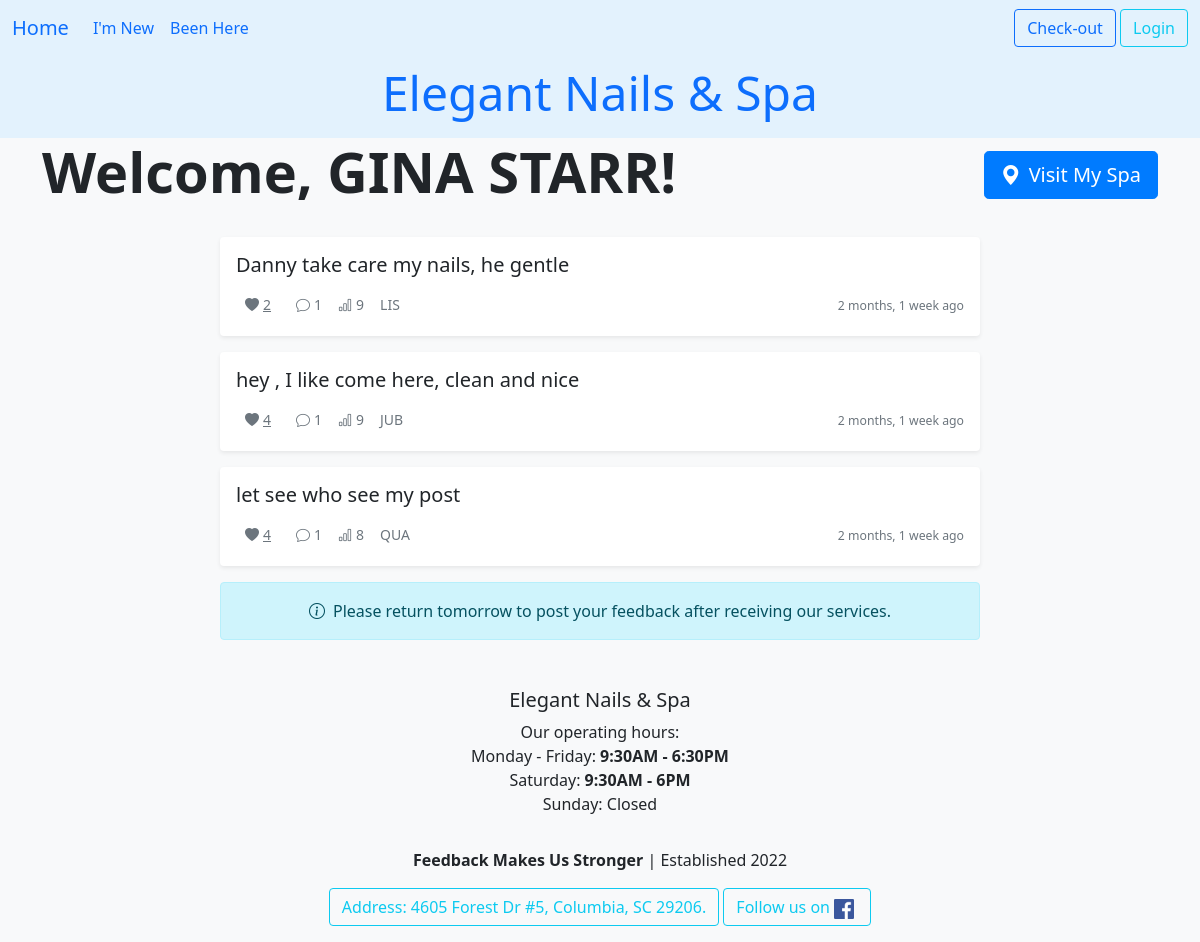
The page /ledger/chat_room/1/ on the database as committed earlier.
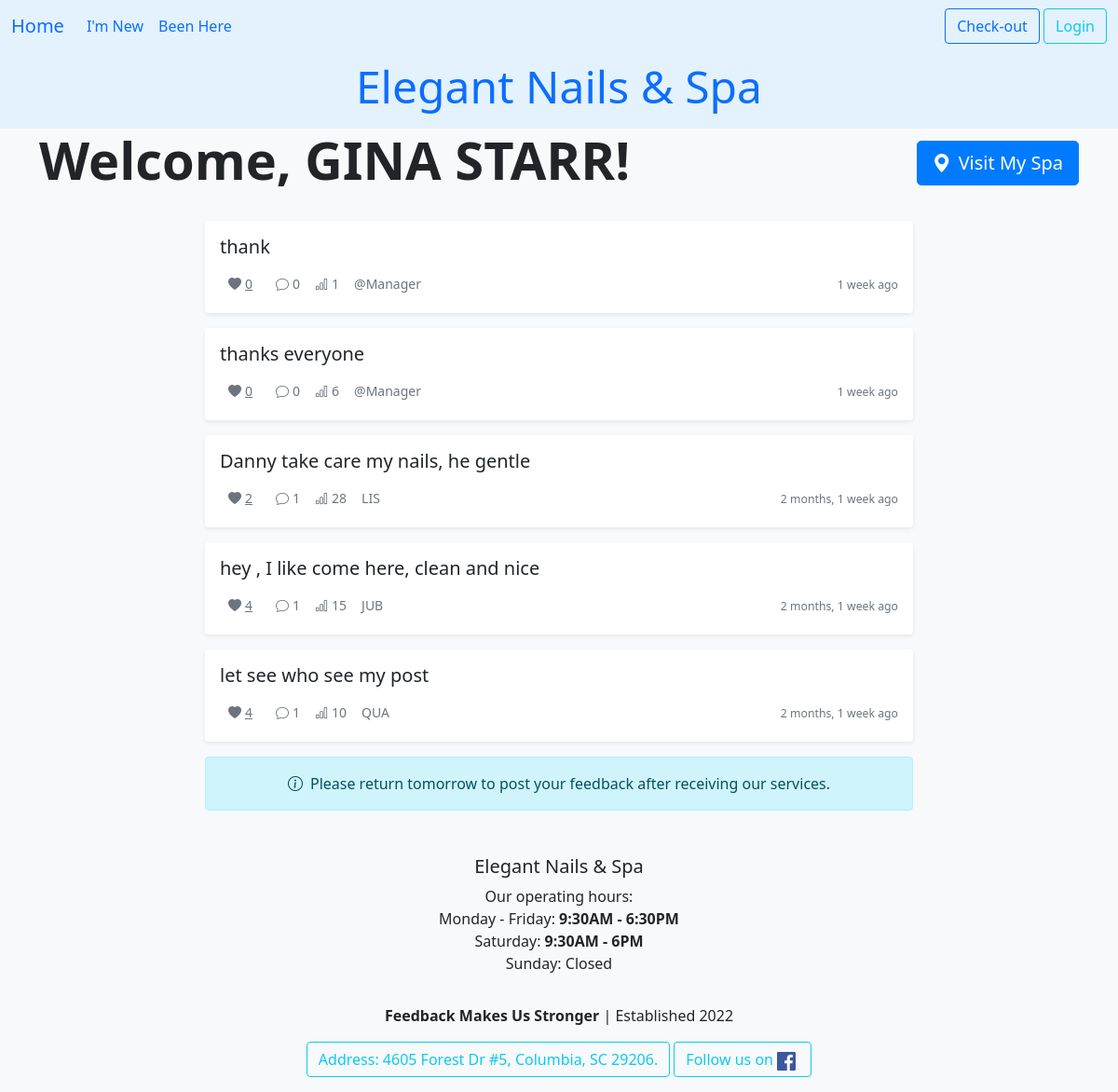
The same page on the database as committed later.
### ledger/models.py (models this page shows, shortened)
class Khach(models.Model):
    class Status(models.TextChoices):
        online = "Confirmed"
        anyone = "Anyone"
        cancel = "Cancel"
    full_name = models.CharField(max_length=25, validators=[MinLengthValidator(5)])
    phone = PhoneNumberField()
    email = models.EmailField(max_length=50, null=True, blank=True, help_text="Enter your email for booking confirmations.")
    technician = models.ForeignKey(Technician, on_delete=models.SET_NULL, null=True, blank=True, related_name='khachs')
    points = models.PositiveIntegerField(default=0)
    first_comes = models.DateTimeField(editable=False,auto_now_add=True)
    desc = models.TextField(max_length=250,blank=True, null=True)
    services = models.ManyToManyField("Service", blank=True, related_name="khachs")
    status = models.CharField(choices=Status.choices, max_length=20, default=Status.online, help_text="Choose anyone as an alternate!")
    day_comes = models.DateField()
    time_at = models.TimeField()
    tag = models.CharField(max_length=20, null=True, blank=True)
    birthday = models.DateField(null=True, blank=True)
    upset_button = models.BooleanField(default=False)
    history = HistoricalRecords()
    class Meta:
        unique_together = ('full_name','phone',)#put email here for production, increase secure for chat
        ordering = ['full_name','-day_comes']
    def can_post_chat(self):
        return self.khachvisits.filter(day_comes__lt=datetime.date.today()).exists()

class Chat(models.Model):
    isNew = models.BooleanField(default=True)
    text = models.TextField(validators=[MinLengthValidator(1, "What's your message.")], max_length=800)
    created_at = models.DateTimeField(auto_now_add=True)
    reply_to = models.ForeignKey('self', on_delete=models.CASCADE, null=True, blank=True, related_name='replies')
    owner = models.ForeignKey(settings.AUTH_USER_MODEL, on_delete=models.CASCADE, related_name="chats", null=True)
    client = models.ForeignKey(Khach, on_delete=models.CASCADE, related_name="client_chats", null=True, blank=True)
    view_count = models.IntegerField(default=0)
    def __str__(self):
        if len(self.text) < 200 : return self.text
        return self.text[:200] + ' ...'
    @property
    def nickName(self):
        if self.client:
            nickname = self.client.full_name[:3]
            return nickname
        return "@Manager"
    @property
    def total_likes(self):
        return self.likes.count()
    @property
    def get_reply_count(self):
        return self.replies.count()

### ledger/views.py (the view)
# urls.py: path('ledger/chat_room/<int:pk>/', views.ChatView.as_view(), name="chat_room"),
class ChatView(View):
    template = "ledger/chat_room.html"
    def get(self, request, pk):
        request.session['client_id'] = pk
        client = get_object_or_404(Khach, id=pk)
        allChat = Chat.objects.filter(reply_to__isnull=True).order_by('-created_at').select_related("client").prefetch_related(
            Prefetch('likes', queryset=Like.objects.filter(client=client), to_attr='current_client_like'),
        )
        allChat = allChat[:75]
        paginator = Paginator(allChat, 25)
        page_number = request.GET.get('page', 1)
        page_obj = paginator.get_page(page_number)
        chat_form = ChatForm()
        context = {
            'page_obj' : page_obj, 'chat_form': chat_form, 'client' : client
        }
        return render(request, self.template, context)

### ledger/templates/ledger/chat_room.html (shortened to what this page needs)
{% extends 'base.html' %}
{% load crispy_forms_tags %}
{% load crispy_forms_filters %}
{% load humanize %}
{% load static %}
{% block heading %}
<div class="d-flex justify-content-between align-items-center mb-4">
    <h1 class="display-4 fw-bold">Welcome, {{ client.full_name }}!</h1>
    <a href="{% url 'ledger:iam_here' client.id %}" class="btn btn-primary btn-lg">
        <i class="bi bi-geo-alt-fill me-2"></i>Visit My Spa
    </a>
</div>
{% endblock %}
{% block content %}
<div class="container-fluid">
    <div class="row justify-content-center">
        <div class="col-lg-8">
            {% for talk in page_obj %}
            <div class="card mb-3 shadow-sm border-0">
                <div class="card-body">
                    <div class="d-flex justify-content-between align-items-center">
                        <a href="{% url 'ledger:chat_detail' talk.id %}" class="text-decoration-none text-dark">
                            <h5 class="card-title mb-1">{{ talk }}</h5>
                        </a>
                    </div>
                    <div class="d-flex align-items-center text-muted small mt-2">
                        <button class="btn btn-sm btn-link text-muted like-button {% if talk.current_client_like %}text-danger{% endif %}"
                                data-chat-id="{{ talk.id }}"
                                data-url="{% url 'ledger:chat_like' talk.id %}">
                            <i class="bi bi-heart-fill me-1"></i><span class="like-count">{{ talk.total_likes }}</span>
                        </button>
                        <span class="ms-3">
                            <i class="bi bi-chat me-1"></i>{{ talk.get_reply_count }}
                        </span>
                        <span class="ms-3">
                            <i class="bi bi-bar-chart me-1"></i>{{ talk.view_count }}
                        </span>
                        <span class="ms-3">
                            {% if talk.owner == user %}
                            <span class="badge bg-primary">@Manager</span>
                            {% else %}
                            <span class="fw-semibold">{{ talk.nickName }}</span>
                            {% endif %}
                        </span>
                        <span class="ms-auto">
                            <small>{{ talk.created_at | naturaltime }}</small>
                        </span>
                    </div>
                </div>
            </div>
            {% empty %}
            <div class="text-center text-muted py-5">
                <i class="bi bi-chat-left-text display-4"></i>
                <p class="mt-3">No chats yet. Be the first to post!</p>
            </div>
            {% endfor %}
            {% if client.can_post_chat %}
            <div class="card mb-4 shadow-sm border-0">
                <div class="card-body">
                    <h5 class="card-title">Share Your Feedback</h5>
                    <form action="{% url 'ledger:chat_create' client.id %}" method="post">
                        {% csrf_token %}
                        <div class="mb-3">
                            {{ chat_form | crispy }}
                        </div>
                        <div class="d-flex justify-content-end">
                            <button type="submit" class="btn btn-primary me-3 w-25">Post</button>
                            <a href="{% url 'ledger:index' %}" class="btn btn-outline-secondary">Cancel</a>
                        </div>
                    </form>
                </div>
            </div>
            {% else %}
            <div class="alert alert-info text-center">
                <i class="bi bi-info-circle me-2"></i>Please return tomorrow to post your feedback after receiving our services.
            </div>
            {% endif %}
        </div>
    </div>
</div>
<link rel="stylesheet" href="{% static 'css/chat.css' %}">
{% endblock %}
{% block footer %}
<div class="text-center py-3 bg-light">
    <strong>Feedback Makes Us Stronger</strong> | Established 2022
</div>
{% endblock %}

### ledger/templates/base.html (shortened to what this page needs)
<!DOCTYPE html>
{% load static %}
<html lang="en">
<head>
    <link href="https://cdn.jsdelivr.net/npm/bootstrap@5.0.2/dist/css/bootstrap.min.css" rel="stylesheet">
    <link rel="stylesheet" href="https://cdn.jsdelivr.net/npm/bootstrap-icons@1.11.3/font/bootstrap-icons.css">
</head>
<body>
    <nav class="navbar navbar-expand-lg" style="background-color: #e3f2fd;">
        <div class="container-fluid">
            <a class="navbar-brand" href="{% url 'ledger:index' %}">Home</a>
            <div class="collapse navbar-collapse" id="navbarSupportedContent">
                <ul class="navbar-nav me-auto mb-2 mb-lg-0">
                    {% if user.is_authenticated %}
                        <li class="nav-item">
                            <a class="nav-link" href="{% url 'ledger:complimentary_list' %}">Complimentary</a>
                        </li>
                        <li class="nav-item">
                            <a class="nav-link" href="{% url 'ledger:all_supplies' %}">Supply</a>
                        </li>
                        <li class="nav-item">
                            <a class="nav-link" href="{% url 'ledger:services' %}">Services</a>
                        </li>
                        <li class="nav-item">
                            <a class="nav-link active" aria-current="page" href="{% url 'ledger:all_employee' %}">All Employee</a>
                        </li>
                        <li class="nav-item">
                            <a class="nav-link" href="{% url 'ledger:user_chat_room' %}">Chat Room</a>
                        </li>
                        <li class="nav-item">
                            <a class="nav-link" href="{% url 'ledger:walkin' %}">Walk In</a>
                        </li>
                        <li class="nav-item">
                            <a class="nav-link" href="{% url 'datHen:listHen' %}">Today Clients</a>
                        </li>
                    {% else %}
                        <li class="nav-item">
                            <a class="nav-link" href="{% url 'datHen:first_step' %}">I'm New</a>
                        </li>
                        <li class="nav-item">
                            <a class="nav-link" href="{% url 'datHen:find_client' %}">Been Here</a>
                        </li>
                    {% endif %}
                </ul>
                <div class="auth-buttons">
                    {% if user.is_authenticated %}
                        <form id="logout-form" method="post" action="{% url 'logout' %}" class="d-inline">
                            {% csrf_token %}
                            <button class="btn btn-outline-info" type="submit">Logout</button>
                        </form>
                    {% else %}
                        <a class="btn btn-outline-primary" href="{% url 'payment:services_for_checkout' %}">Check-out</a>
                        <a class="btn btn-outline-info" href="{% url 'login' %}">Login</a>
                    {% endif %}
                </div>
            </div>
        </div>
    </nav>
    <nav class="nav justify-content-center fs-4" style="background-color: #e3f2fd;">
        <h1 class="nav-link"><span class="cursive-text display-5">Elegant Nails & Spa</span> {{ user.username| title }}</h1>
    </nav>
    <div class="container-md">
        {% block heading %}
        {% endblock heading %}
    </div>
    <div class="container-fluid">
        {% block content %}
        {% endblock content %}
    </div>
    <footer class="footer bg-light text-center py-3">
        <div class="card-body">
            <h5 class="card-title">Elegant Nails & Spa</h5>
            <p class="card-text">
                Our operating hours:<br>
                Monday - Friday: <strong>9:30AM - 6:30PM</strong><br>
                Saturday: <strong>9:30AM - 6PM</strong><br>
                Sunday: Closed
            </p>
        </div>
        <div class="text-center">
        {% block footer %}
        {% endblock footer %}
        </div>
        <a class="btn btn-outline-info" href="https://www.google.com/maps/place/Aria+Nail+Spa/@34.02038,-80.9710602,17z/data=!3m1!4b1!4m6!3m5!1s0x88f8af45f0cb8575:0x1776d13ae287cb50!8m2!3d34.02038!4d-80.9710602!16s%2Fg%2F11fvpz2t29?entry=ttu&g_ep=EgoyMDI1MDUyNi4wIKXMDSoASAFQAw%3D%3D" role="button">
            Address: 4605 Forest Dr #5, Columbia, SC 29206.
        </a>
        <a class="btn btn-outline-info" href="https://www.facebook.com/quang.hu.10" role="button">
            Follow us on
            <img src="{% static 'ledger/images/Facebook.png' %}" alt="Facebook logo" width="20" height="20" class="me-1">
        </a>
    </footer>
</body>
</html>

### ledger/static/css/chat.css (style rules this page uses)
body { background-color: #f8f9fa; font-family: 'Segoe UI', Tahoma, Geneva, Verdana, sans-serif; }
.card { transition: transform 0.2s, box-shadow 0.2s; }
.btn-primary { background-color: #007bff; border-color: #007bff; }

### ledger/templates/base.html (style rules this page uses)
.navbar .auth-buttons { margin-left: auto; }

Rows that differ between the two databases and show on the page:
added Chat: text "thank", total_likes "0", get_reply_count "0", view_count "1", nickName "@Manager", created_at "1 week ago"
added Chat: text "thanks everyone", total_likes "0", get_reply_count "0", view_count "6", nickName "@Manager", created_at "1 week ago"
changed Chat "Danny take care my nails, he gentle": view_count "9" → "28"
changed Chat "hey , I like come here, clean and nice": view_count "9" → "15"
changed Chat "let see who see my post": view_count "8" → "10"
